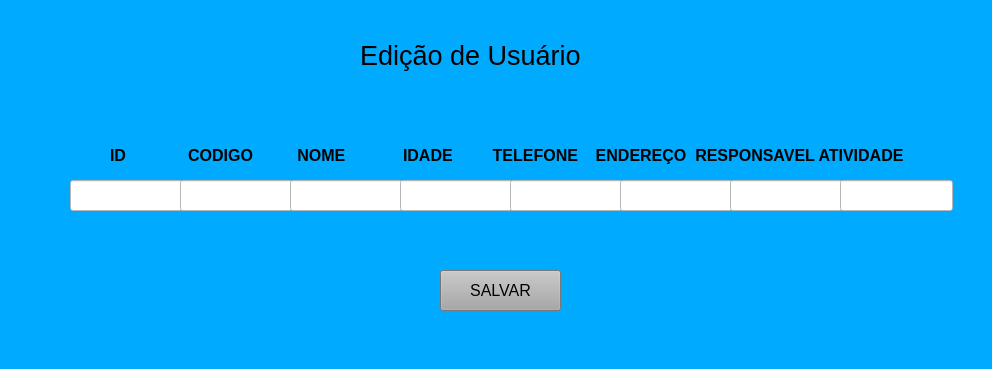
<?xml version="1.0" encoding="UTF-8"?>
<ui version="4.0">
 <class>MainWindow</class>
 <widget class="QMainWindow" name="MainWindow">
  <property name="geometry">
   <rect>
    <x>0</x>
    <y>0</y>
    <width>992</width>
    <height>369</height>
   </rect>
  </property>
  <property name="windowTitle">
   <string>MainWindow</string>
  </property>
  <property name="styleSheet">
   <string notr="true">background-color: rgb(0, 170, 255);</string>
  </property>
  <widget class="QWidget" name="centralwidget">
   <widget class="QLabel" name="label">
    <property name="geometry">
     <rect>
      <x>360</x>
      <y>40</y>
      <width>261</width>
      <height>31</height>
     </rect>
    </property>
    <property name="font">
     <font>
      <pointsize>20</pointsize>
     </font>
    </property>
    <property name="text">
     <string>Edição de Usuário</string>
    </property>
   </widget>
   <widget class="QPushButton" name="pushButton">
    <property name="geometry">
     <rect>
      <x>440</x>
      <y>270</y>
      <width>121</width>
      <height>41</height>
     </rect>
    </property>
    <property name="font">
     <font>
      <pointsize>12</pointsize>
     </font>
    </property>
    <property name="styleSheet">
     <string notr="true">background-color: rgb(167, 167, 167);</string>
    </property>
    <property name="text">
     <string>SALVAR</string>
    </property>
   </widget>
   <widget class="QLineEdit" name="lineEdit">
    <property name="geometry">
     <rect>
      <x>70</x>
      <y>180</y>
      <width>113</width>
      <height>31</height>
     </rect>
    </property>
    <property name="styleSheet">
     <string notr="true">background-color: rgb(255, 255, 255);</string>
    </property>
   </widget>
   <widget class="QLineEdit" name="lineEdit_2">
    <property name="geometry">
     <rect>
      <x>180</x>
      <y>180</y>
      <width>113</width>
      <height>31</height>
     </rect>
    </property>
    <property name="styleSheet">
     <string notr="true">background-color: rgb(255, 255, 255);</string>
    </property>
   </widget>
   <widget class="QLineEdit" name="lineEdit_3">
    <property name="geometry">
     <rect>
      <x>290</x>
      <y>180</y>
      <width>113</width>
      <height>31</height>
     </rect>
    </property>
    <property name="styleSheet">
     <string notr="true">background-color: rgb(255, 255, 255);</string>
    </property>
   </widget>
   <widget class="QLineEdit" name="lineEdit_4">
    <property name="geometry">
     <rect>
      <x>400</x>
      <y>180</y>
      <width>113</width>
      <height>31</height>
     </rect>
    </property>
    <property name="styleSheet">
     <string notr="true">background-color: rgb(255, 255, 255);</string>
    </property>
   </widget>
   <widget class="QLineEdit" name="lineEdit_5">
    <property name="geometry">
     <rect>
      <x>510</x>
      <y>180</y>
      <width>113</width>
      <height>31</height>
     </rect>
    </property>
    <property name="styleSheet">
     <string notr="true">background-color: rgb(255, 255, 255);</string>
    </property>
   </widget>
   <widget class="QLineEdit" name="lineEdit_6">
    <property name="geometry">
     <rect>
      <x>620</x>
      <y>180</y>
      <width>113</width>
      <height>31</height>
     </rect>
    </property>
    <property name="styleSheet">
     <string notr="true">background-color: rgb(255, 255, 255);</string>
    </property>
   </widget>
   <widget class="QLineEdit" name="lineEdit_7">
    <property name="geometry">
     <rect>
      <x>730</x>
      <y>180</y>
      <width>113</width>
      <height>31</height>
     </rect>
    </property>
    <property name="styleSheet">
     <string notr="true">background-color: rgb(255, 255, 255);</string>
    </property>
   </widget>
   <widget class="QLineEdit" name="lineEdit_8">
    <property name="geometry">
     <rect>
      <x>840</x>
      <y>180</y>
      <width>113</width>
      <height>31</height>
     </rect>
    </property>
    <property name="styleSheet">
     <string notr="true">background-color: rgb(255, 255, 255);</string>
    </property>
   </widget>
   <widget class="QLabel" name="label_2">
    <property name="geometry">
     <rect>
      <x>110</x>
      <y>140</y>
      <width>891</width>
      <height>31</height>
     </rect>
    </property>
    <property name="font">
     <font>
      <pointsize>12</pointsize>
      <weight>75</weight>
      <bold>true</bold>
     </font>
    </property>
    <property name="text">
     <string>ID              CODIGO          NOME             IDADE         TELEFONE    ENDEREÇO  RESPONSAVEL ATIVIDADE</string>
    </property>
   </widget>
  </widget>
  <widget class="QMenuBar" name="menubar">
   <property name="geometry">
    <rect>
     <x>0</x>
     <y>0</y>
     <width>992</width>
     <height>21</height>
    </rect>
   </property>
  </widget>
  <widget class="QStatusBar" name="statusbar"/>
 </widget>
 <resources/>
 <connections/>
</ui>
